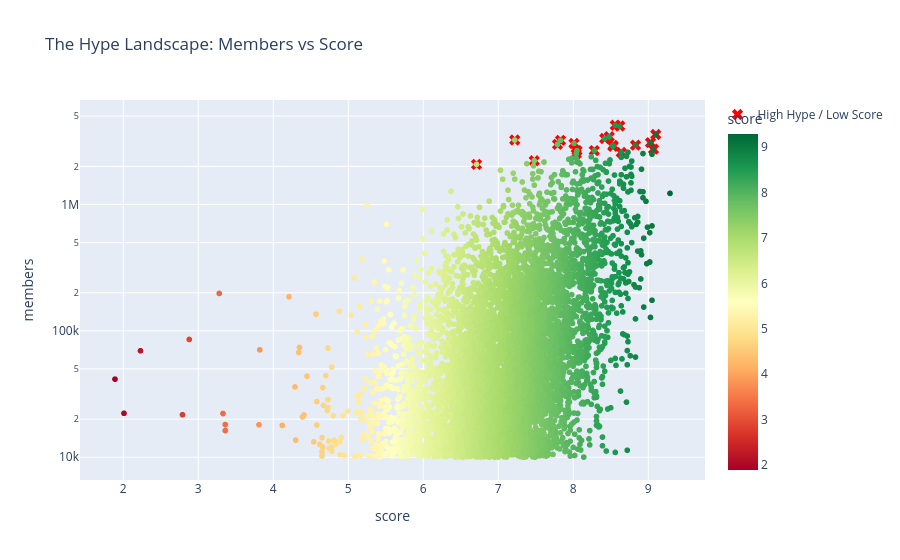

Notebook source saved alongside this figure:
### Markdown cell above
## Chapter 2: The Hype Factor 💥

**The Hypothesis**: "A big name attracts people (Members), but only quality keeps them (Score)."

We analyze the **Members/Score** ratio.
- A high number of members with a mediocre score indicates **Disappointed Hype**.
- We look for titles where expectations were sky-high but the result was... questionable.

### Code cell
# Filter for relevant anime (exclude extremely niche ones to avoid noise)
df_analysis = df[df['members'] > 10000].copy()

# Calculate Hype Ratio (Members per Score point)
df_analysis['hype_ratio'] = df_analysis['members'] / df_analysis['score']

# Identify High Hype, Low Score (The Flops)
top_hype_flops = df_analysis.sort_values(by='hype_ratio', ascending=False).head(20)

fig = px.scatter(df_analysis, x='score', y='members', 
                 hover_name='title', 
                 title='The Hype Landscape: Members vs Score',
                 color='score',
                 color_continuous_scale='RdYlGn',
                 log_y=True)

# Highlight the "Flops"
fig.add_trace(go.Scatter(x=top_hype_flops['score'], y=top_hype_flops['members'],
                         mode='markers',
                         marker=dict(color='red', size=10, symbol='x'),
                         name='High Hype / Low Score'))

fig.show()

### Figure 1 — Plotly figure (JSON) as saved in the notebook; plotly's stock layout.template omitted (floating-point values rounded to 4 significant figures; data arrays with more than 128 entries replaced by an {"elided": "..."} marker saying what was removed)
{"data": [{"hovertemplate": "<b>%{hovertext}</b><br><br>score=%{marker.color}<br>members=%{y}<extra></extra>", "hovertext": {"elided": "7009 str values"}, "legendgroup": "", "marker": {"color": {"elided": "7009 float values"}, "coloraxis": "coloraxis", "symbol": "circle"}, "mode": "markers", "name": "", "showlegend": false, "type": "scattergl", "x": {"elided": "7009 float values"}, "xaxis": "x", "y": {"elided": "7009 int values"}, "yaxis": "y"}, {"marker": {"color": "red", "size": 10, "symbol": "x"}, "mode": "markers", "name": "High Hype / Low Score", "type": "scatter", "x": [8.56, 8.62, 7.22, 7.83, 8.48, 8.42, 9.1, 7.79, 8.01, 8.53, 9.03, 8.53, 8.83, 8.05, 8.28, 8.04, 6.71, 9.07, 8.64, 7.48], "y": [4230312, 4170767, 3232300, 3212739, 3430848, 3323322, 3576199, 2984661, 3035328, 2928620, 3080867, 2880058, 2942216, 2664279, 2668197, 2513139, 2073116, 2737090, 2574214, 2215777]}], "layout": {"coloraxis": {"colorbar": {"title": {"text": "score"}}, "colorscale": [[0, "rgb(165,0,38)"], [0.1, "rgb(215,48,39)"], [0.2, "rgb(244,109,67)"], [0.3, "rgb(253,174,97)"], [0.4, "rgb(254,224,139)"], [0.5, "rgb(255,255,191)"], [0.6, "rgb(217,239,139)"], [0.7, "rgb(166,217,106)"], [0.8, "rgb(102,189,99)"], [0.9, "rgb(26,152,80)"], [1, "rgb(0,104,55)"]]}, "legend": {"tracegroupgap": 0}, "title": {"text": "The Hype Landscape: Members vs Score"}, "xaxis": {"anchor": "y", "domain": [0, 1], "title": {"text": "score"}}, "yaxis": {"anchor": "x", "domain": [0, 1], "title": {"text": "members"}, "type": "log"}}}
